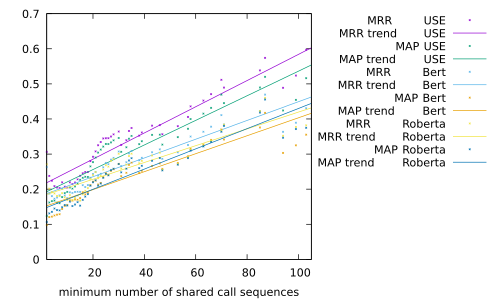

The gnuplot source for this figure:
set terminal pdf
set xlabel "minimum number of shared call sequences"
set xrange [2:105]

set key outside top

set pointsize .2

fr(x) = a + b*x
fit fr(x) 'mrr-map-use.dat' u 1:2 via a,b
fp(x) = c + d*x
fit fp(x) 'mrr-map-use.dat' u 1:4 via c,d

frb(x) = e + f*x
fit frb(x) 'mrr-map-bert.dat' u 1:2 via e,f
fpb(x) = g + h*x
fit fpb(x) 'mrr-map-bert.dat' u 1:4 via g,h

frr(x) = i + j*x
fit frr(x) 'mrr-map-roberta.dat' u 1:2 via i,j
fpr(x) = k + l*x
fit fpr(x) 'mrr-map-roberta.dat' u 1:4 via k,l

plot "mrr-map-use.dat" using 1:2 lc 1 pt 2 title "MRR\tUSE", fr(x) lc 1 title "MRR trend\tUSE", "mrr-map-use.dat" using 1:4 lc 2 pt 2 title "MAP\tUSE", fp(x) lc 2 title "MAP trend\tUSE", "mrr-map-bert.dat" using 1:2 lc 3 pt 2 title "MRR\tBert", frb(x) lc 3 title "MRR trend\tBert", "mrr-map-bert.dat" using 1:4 lc 4 pt 2 title "MAP\tBert", fpb(x) lc 4 title "MAP trend\tBert", "mrr-map-roberta.dat" using 1:2 lc 5 pt 2 title "MRR\tRoberta", frr(x) lc 5 title "MRR trend\tRoberta", "mrr-map-roberta.dat" using 1:4 lc 6 pt 2 title "MAP\tRoberta", fpr(x) lc 6 title "MAP trend\tRoberta"
